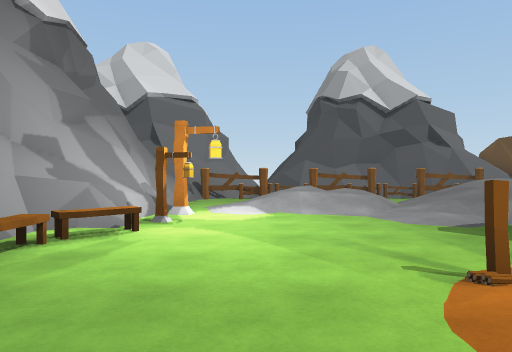
View 1 (above)

17 first-person views from a walk through a 3-D level made in the Unity game engine. The camera is 1.4 m above the floor, looks level and sees 70° across. The floor is counted in squares, 2 m on a side. Each view is taken from the middle of a square. On the plan, view 1 faces up. The plan holds only what a view shows up to about 11 squares ahead; the rest is blank. The place goes on beyond the plan. The player is left out. Some animated figures are not drawn.

View 2
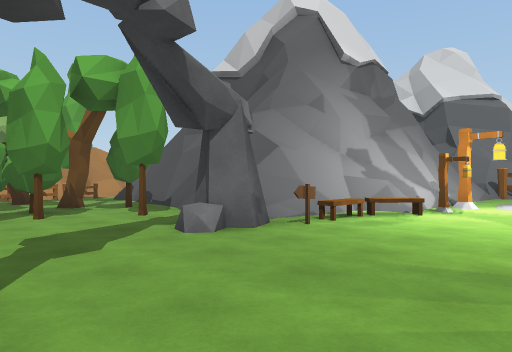

View 3
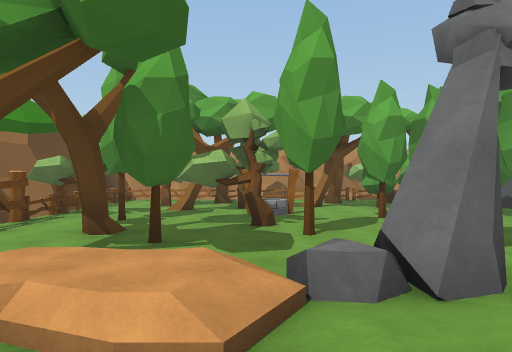

View 4
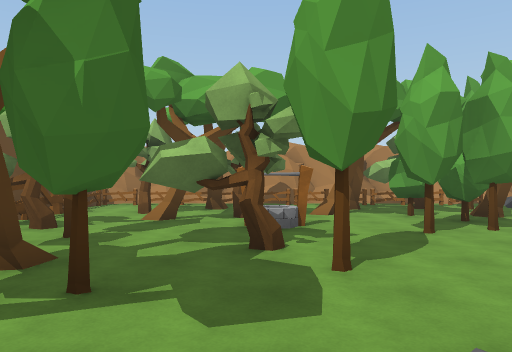

View 5
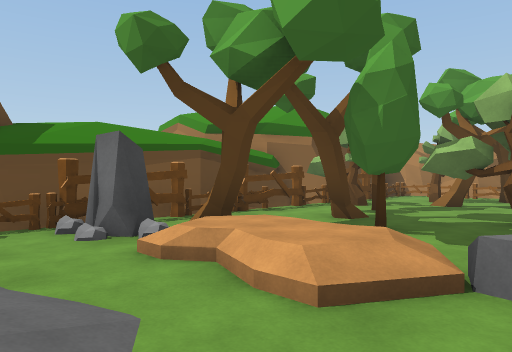

View 6
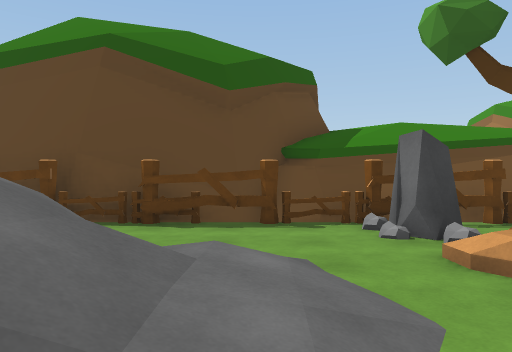

View 7
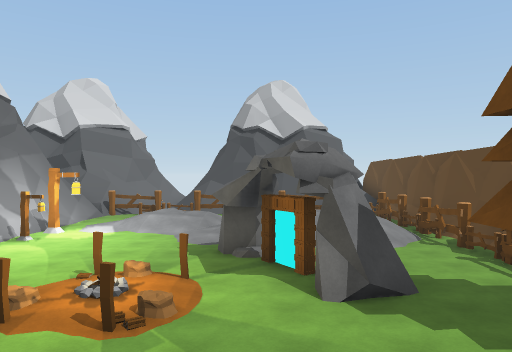

View 8
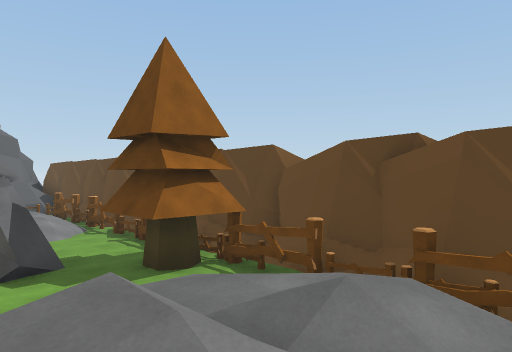

View 9
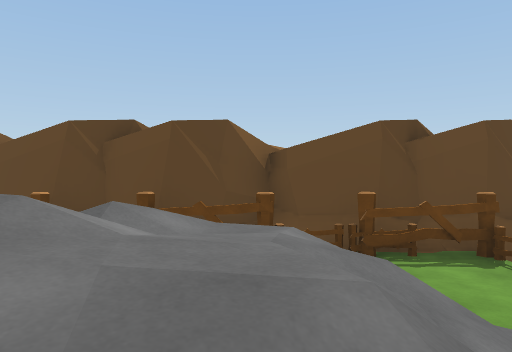

View 10
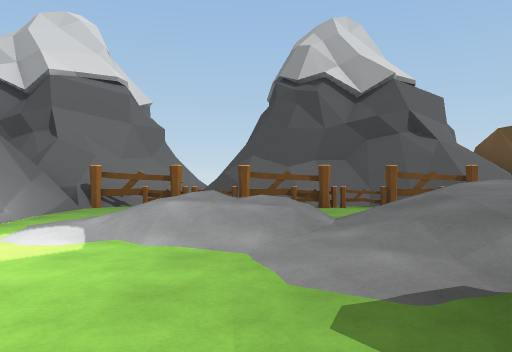

View 11
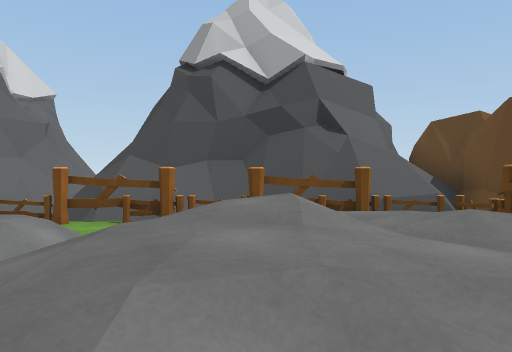

View 12
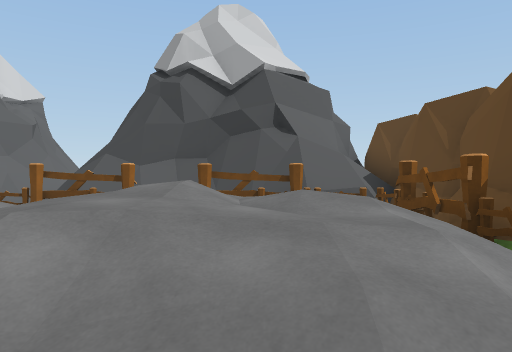

View 13
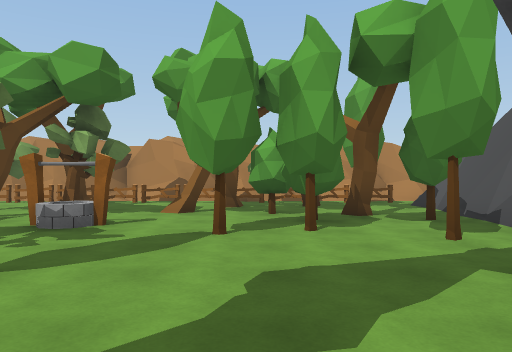

View 14
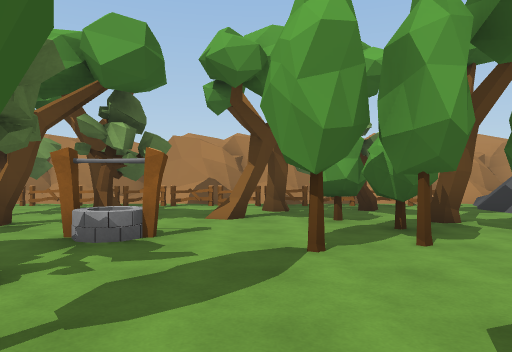

View 15
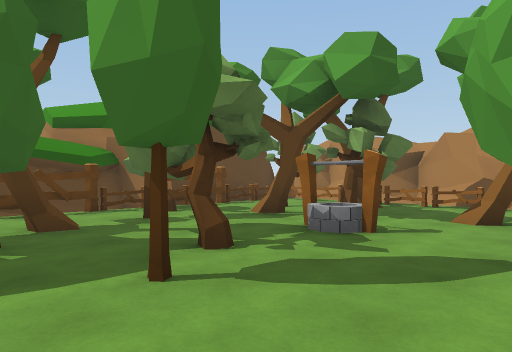

View 16
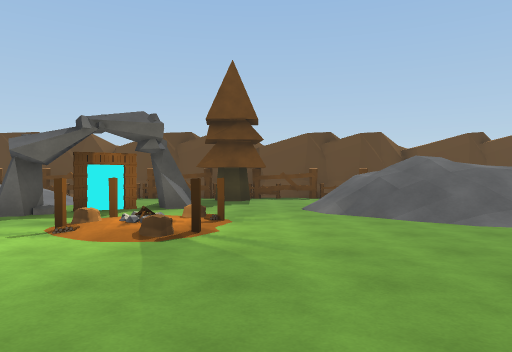

View 17
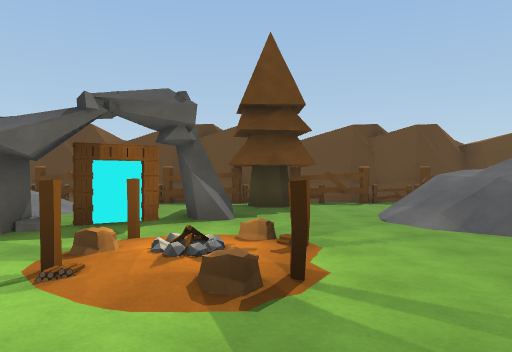

### Floor plan
Key: @ floor where view 1 was taken; # wall or solid block; . main floor; : floor 0.25 m higher than the main floor; + floor 1.75 m higher than the main floor; / step, stairs or slope; = window, fence, low wall or low ledge; ^ raised ledge; v drop or lower ground; S streetlight; B bench; I sign; L log; F fence; T tree; W well; R rock; P pine tree; O other object.
Columns run from 12 left of view 1 to 9 right of it. Each row starts with its distance up from view 1.
 14            #v###
 13            =vv########
 12          #+=     v##^#
 11          ##.FF.FFFFFF#
 10          ##.  /..    #
  9          #=. ///    F#
  8          ##//////////#
  7          ##S////////F#
  6          ##S.../////O#
  5          #B.....////F#
  4          #B.....O...F#
  3 ##########......OO..O#
  2 #F.. T ###I...LL.#..F#
  1 #F.TTT.T.#...L:L....P#
  0 ##TTTTT.....@.......F#
 -1 #FTTT..T........./..F#
 -2 #F.TT..#...#.../////.#
 -3 #F....W..T.R../////=F#
 -4 #F.TT.W.T..//.///// F#
 -5 #F.T....TT. /.///// F#
 -6 #F.T.T...T. /.//=// F#
 -7 #F.....T...TR....//.F#
 -8 #FOF.FT.FFF.FFFF.FF.F#
 -9   ####Tv##############
-10      ####

Where each view was taken, in squares from view 1:
view 1: 0 up, 0 right, facing up
view 2: 2 down, 1 right, facing up-left
view 3: 4 down, 2 right, facing left
view 4: 4 down, 0 right, facing left
view 5: 3 down, 2 right, facing down-left
view 6: 3 down, 2 right, facing down
view 7: 3 down, 4 right, facing up
view 8: 5 down, 4 right, facing up-right
view 9: 5 down, 3 right, facing right
view 10: 3 up, 2 right, facing up
view 11: 5 up, 5 right, facing up
view 12: 4 up, 6 right, facing up
view 13: 1 down, 1 left, facing left
view 14: 2 down, 2 left, facing left
view 15: 1 down, 2 left, facing down-left
view 16: 0 up, 3 left, facing right
view 17: 1 up, 1 left, facing right
